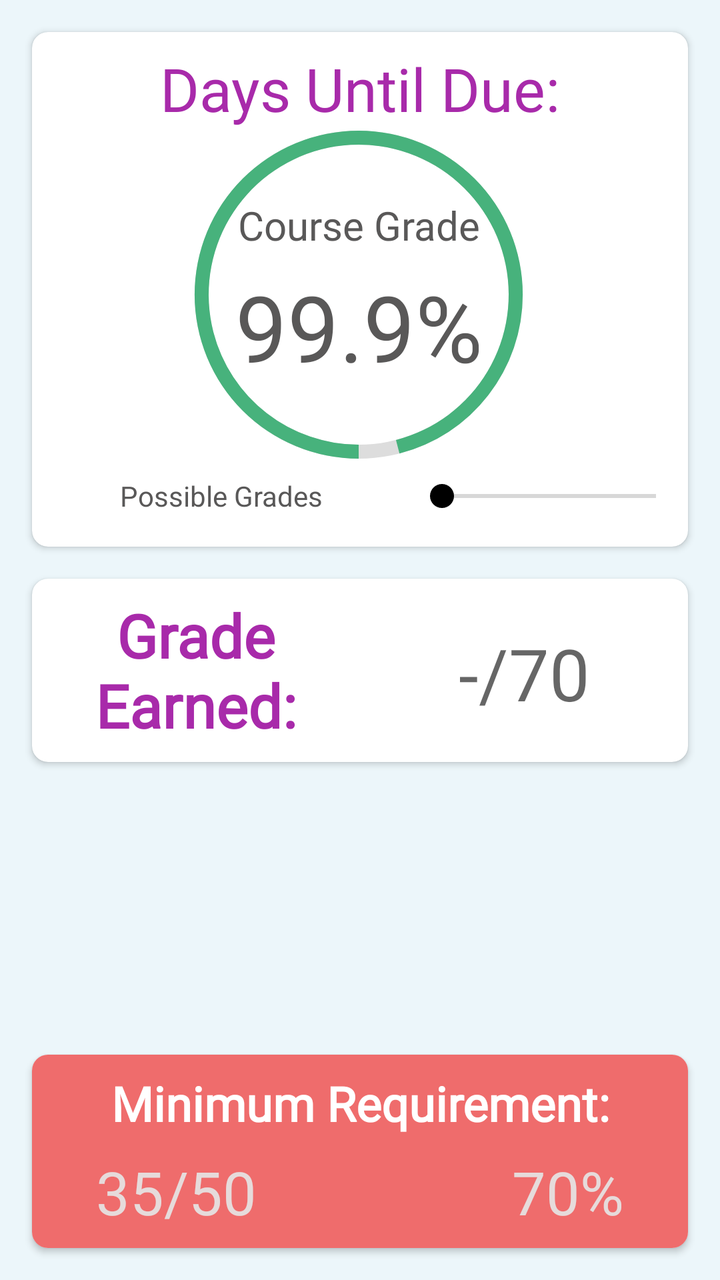
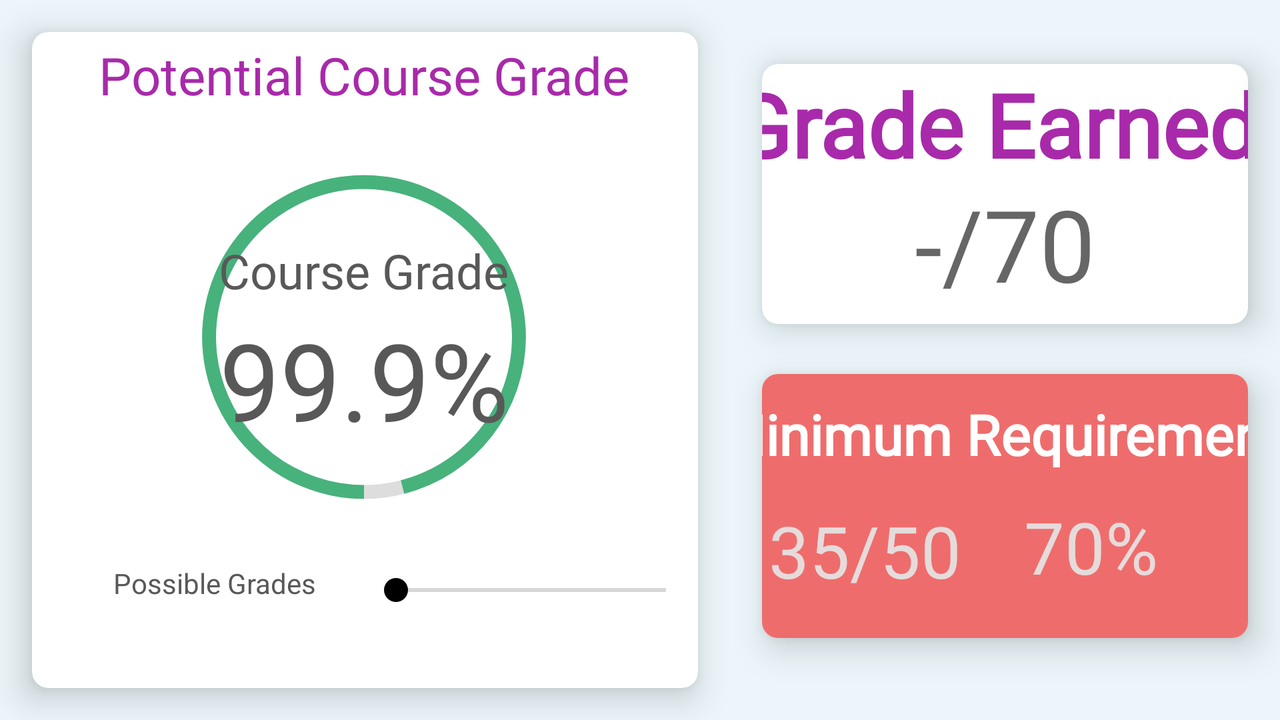

One screen, two layout resources from the same app: the default and the repository's alternative for another configuration. Each is rendered where Android would select it; the XML of both is given below.
<!-- AndroidManifest.xml: application theme Theme.GradeTracker -->
<!-- res/layout/fragment_grade.xml -->
<?xml version="1.0" encoding="utf-8"?>
<layout xmlns:android="http://schemas.android.com/apk/res/android"
    xmlns:app="http://schemas.android.com/apk/res-auto"
    xmlns:tools="http://schemas.android.com/tools">

    <data>

    </data>

    <androidx.constraintlayout.widget.ConstraintLayout
        style="@style/Theme.GradeTracker.Background"
        android:layout_width="match_parent"
        android:layout_height="match_parent"
        android:elevation="6dp"
        tools:context=".ui.grade.GradeFragment">

        <androidx.constraintlayout.widget.Guideline
            android:id="@+id/guideline11"
            android:layout_width="wrap_content"
            android:layout_height="wrap_content"
            android:orientation="vertical"
            app:layout_constraintGuide_begin="205dp" />

        <androidx.cardview.widget.CardView
            android:id="@+id/cardView2"
            android:layout_width="0dp"
            android:layout_height="wrap_content"
            android:layout_margin="16dp"
            android:theme="@style/Theme.GradeTracker.CardView"
            app:cardCornerRadius="8dp"
            app:layout_constraintEnd_toEndOf="parent"
            app:layout_constraintStart_toStartOf="parent"
            app:layout_constraintTop_toTopOf="parent">

            <androidx.constraintlayout.widget.ConstraintLayout
                android:layout_width="match_parent"
                android:layout_height="wrap_content">

                <ProgressBar
                    android:id="@+id/grade_total_progress"
                    android:layout_width="150dp"
                    android:layout_height="150dp"
                    android:layout_marginTop="8dp"
                    android:background="@android:color/transparent"
                    android:indeterminateOnly="false"
                    android:progress="96"
                    android:progressDrawable="@drawable/circular_progress"
                    android:scaleX="1.5"
                    android:scaleY="1.5"
                    app:layout_constraintEnd_toEndOf="parent"
                    app:layout_constraintHorizontal_bias="0.496"
                    app:layout_constraintStart_toStartOf="parent"
                    app:layout_constraintTop_toBottomOf="@+id/grade_due_label" />

                <TextView
                    android:id="@+id/grade_total_number_label"
                    android:layout_width="125dp"
                    android:layout_height="75dp"
                    android:layout_marginTop="32dp"
                    android:autoSizeMaxTextSize="56dp"
                    android:autoSizeMinTextSize="16dp"
                    android:autoSizeStepGranularity="2dp"
                    android:autoSizeTextType="uniform"
                    android:background="@android:color/transparent"
                    android:fontFamily="@font/patrickhand"
                    android:gravity="center"
                    android:textAppearance="@style/Theme.GradeTracker.Text.Style2"
                    android:textSize="56sp"
                    app:layout_constraintBottom_toBottomOf="@+id/grade_total_progress"
                    app:layout_constraintEnd_toEndOf="@+id/grade_total_progress"
                    app:layout_constraintStart_toStartOf="@+id/grade_total_progress"
                    app:layout_constraintTop_toTopOf="@+id/grade_total_progress"
                    tools:text="99.9%" />

                <TextView
                    android:id="@+id/grade_total_label"
                    android:layout_width="wrap_content"
                    android:layout_height="wrap_content"
                    android:background="@android:color/transparent"
                    android:fontFamily="@font/patrickhand"
                    android:text="@string/course_grade"
                    android:textAppearance="@style/Theme.GradeTracker.Text.Style2"
                    android:textSize="20sp"
                    app:layout_constraintBottom_toTopOf="@+id/grade_total_number_label"
                    app:layout_constraintEnd_toEndOf="@+id/grade_total_progress"
                    app:layout_constraintHorizontal_bias="0.502"
                    app:layout_constraintStart_toStartOf="@+id/grade_total_progress" />

                <TextView
                    android:id="@+id/grade_due_label"
                    android:layout_width="wrap_content"
                    android:layout_height="wrap_content"
                    android:layout_gravity="center_horizontal"
                    android:layout_marginTop="8dp"
                    android:background="@android:color/transparent"
                    android:fontFamily="@font/baloo"
                    android:text="@string/days_until_due"
                    android:textAppearance="@style/Theme.GradeTracker.Text.Style1"
                    android:textSize="30sp"
                    app:layout_constraintEnd_toEndOf="parent"
                    app:layout_constraintStart_toStartOf="parent"
                    app:layout_constraintTop_toTopOf="parent" />

                <TextView
                    android:id="@+id/grade_possible_label"
                    android:layout_width="wrap_content"
                    android:layout_height="wrap_content"
                    android:layout_marginTop="16dp"
                    android:layout_marginBottom="16dp"
                    android:background="@android:color/transparent"
                    android:text="@string/possible_grades"
                    android:textAppearance="@style/Theme.GradeTracker.Text.Style2"
                    android:textSize="14sp"
                    app:layout_constraintBottom_toBottomOf="parent"
                    app:layout_constraintEnd_toStartOf="@+id/grade_seekBar"
                    app:layout_constraintStart_toStartOf="parent"
                    app:layout_constraintTop_toBottomOf="@+id/grade_total_progress" />

                <SeekBar
                    android:id="@+id/grade_seekBar"
                    android:layout_width="0dp"
                    android:layout_height="wrap_content"
                    android:layout_marginTop="16dp"
                    android:layout_marginBottom="16dp"
                    android:background="@android:color/transparent"
                    android:max="100"
                    app:layout_constraintBottom_toBottomOf="parent"
                    app:layout_constraintEnd_toEndOf="parent"
                    app:layout_constraintStart_toStartOf="@+id/guideline13"
                    app:layout_constraintTop_toBottomOf="@+id/grade_total_progress" />

                <androidx.constraintlayout.widget.Guideline
                    android:id="@+id/guideline13"
                    android:layout_width="wrap_content"
                    android:layout_height="wrap_content"
                    android:orientation="vertical"
                    app:layout_constraintGuide_begin="189dp" />

            </androidx.constraintlayout.widget.ConstraintLayout>

        </androidx.cardview.widget.CardView>

        <androidx.cardview.widget.CardView
            android:id="@+id/cardView6"
            android:layout_width="0dp"
            android:layout_height="wrap_content"
            android:layout_margin="16dp"
            android:theme="@style/Theme.GradeTracker.CardView"
            app:cardCornerRadius="8dp"
            app:layout_constraintEnd_toEndOf="parent"
            app:layout_constraintStart_toStartOf="parent"
            app:layout_constraintTop_toBottomOf="@+id/cardView2">

            <LinearLayout
                android:layout_width="match_parent"
                android:layout_height="match_parent"
                android:orientation="horizontal">

                <TextView
                    android:id="@+id/grade_earned_label"
                    android:layout_width="match_parent"
                    android:layout_height="match_parent"
                    android:layout_gravity="center"
                    android:layout_weight="1"
                    android:fontFamily="@font/patrickhand"
                    android:gravity="center"
                    android:text="@string/grade_earned"
                    android:textAppearance="@style/Theme.GradeTracker.Text.Style1"
                    android:textSize="30sp"
                    android:textStyle="bold"
                    app:layout_constraintEnd_toEndOf="parent"
                    app:layout_constraintStart_toStartOf="parent"
                    app:layout_constraintTop_toTopOf="parent" />

                <EditText
                    android:id="@+id/grade_earned_input"
                    android:layout_width="match_parent"
                    android:layout_height="match_parent"
                    android:layout_gravity="center"
                    android:layout_weight="1"
                    android:autofillHints="Grade Achieved"
                    android:fontFamily="@font/patrickhand"
                    android:gravity="center"
                    android:hint="@string/grade_hint"
                    android:inputType="number"
                    android:maxLength="3"
                    android:textSize="36sp"
                    app:layout_constraintEnd_toEndOf="parent"
                    app:layout_constraintStart_toStartOf="parent"
                    app:layout_constraintTop_toBottomOf="@+id/grade_earned_label" />
            </LinearLayout>

        </androidx.cardview.widget.CardView>

        <androidx.cardview.widget.CardView
            android:id="@+id/cardView5"
            android:layout_width="0dp"
            android:layout_height="wrap_content"
            android:layout_margin="16dp"
            android:theme="@style/Theme.GradeTracker.CardView"
            app:cardCornerRadius="8dp"
            app:layout_constraintBottom_toBottomOf="parent"
            app:layout_constraintEnd_toEndOf="parent"
            app:layout_constraintStart_toStartOf="parent">

            <androidx.constraintlayout.widget.ConstraintLayout
                android:layout_width="match_parent"
                android:layout_height="match_parent"
                android:background="#EF6C6C"
                android:backgroundTint="#EF6C6C">

                <TextView
                    android:id="@+id/grade_percentage_label"
                    android:layout_width="wrap_content"
                    android:layout_height="wrap_content"
                    android:layout_marginEnd="32dp"
                    android:background="@android:color/transparent"
                    android:fontFamily="@font/patrickhand"
                    android:textAppearance="@style/Theme.GradeTracker.Text.Style2"
                    android:textColor="#E6DBDB"
                    android:textSize="30sp"
                    app:layout_constraintEnd_toEndOf="parent"
                    app:layout_constraintTop_toBottomOf="@+id/grade_requirement_label"
                    tools:text="70%" />

                <TextView
                    android:id="@+id/grade_requirement_label"
                    android:layout_width="wrap_content"
                    android:layout_height="wrap_content"
                    android:background="@android:color/transparent"
                    android:fontFamily="@font/patrickhand"
                    android:gravity="center"
                    android:padding="8dp"
                    android:text="@string/minimum_requirement"
                    android:textAppearance="@style/Theme.GradeTracker.Text.Style1"
                    android:textColor="#FFFFFF"
                    android:textSize="24sp"
                    android:textStyle="bold"
                    app:layout_constraintEnd_toEndOf="parent"
                    app:layout_constraintStart_toStartOf="parent"
                    app:layout_constraintTop_toTopOf="parent" />

                <TextView
                    android:id="@+id/grade_fraction_label"
                    android:layout_width="wrap_content"
                    android:layout_height="wrap_content"
                    android:layout_marginStart="32dp"
                    android:layout_marginBottom="8dp"
                    android:background="@android:color/transparent"
                    android:fontFamily="@font/patrickhand"
                    android:textAppearance="@style/Theme.GradeTracker.Text.Style2"
                    android:textColor="#E6DBDB"
                    android:textSize="30sp"
                    app:layout_constraintBottom_toBottomOf="parent"
                    app:layout_constraintStart_toStartOf="parent"
                    app:layout_constraintTop_toBottomOf="@+id/grade_requirement_label"
                    tools:text="35/50" />
            </androidx.constraintlayout.widget.ConstraintLayout>

        </androidx.cardview.widget.CardView>

    </androidx.constraintlayout.widget.ConstraintLayout>
</layout>
<!-- resources referenced by this layout -->
<resources>
  <!-- drawable circular_progress (drawable) -->
  <?xml version="1.0" encoding="utf-8"?>
  <layer-list xmlns:android="http://schemas.android.com/apk/res/android">
      <item>
          <shape
              android:shape="ring"
              android:thicknessRatio="32"
              android:useLevel="false">
              <solid android:color="#DDD"/>
          </shape>
      </item>
      <item>
          <rotate
              android:fromDegrees="90"
              android:toDegrees="90">
              <shape
                  android:shape="ring"
                  android:thicknessRatio="32"
                  android:useLevel="true">
                  <solid android:color="#47b27c"/>
              </shape>
          </rotate>
      </item>
  </layer-list>
  <string name="course_grade">Course Grade</string>
  <string name="days_until_due">Days Until Due:</string>
  <string name="grade_earned">Grade Earned:</string>
  <string name="grade_hint">-/70</string>
  <string name="minimum_requirement">Minimum Requirement:</string>
  <string name="possible_grades">Possible Grades</string>
  <style name="Theme.GradeTracker.Background">
          <item name="android:background">#ecf6fa</item>
      </style>
  <style name="Theme.GradeTracker.CardView" parent="Widget.MaterialComponents.CardView">
          <item name="android:backgroundTint">#FFFFFF</item>
      </style>
  <style name="Theme.GradeTracker.Text.Style1" parent="TextAppearance.AppCompat.Display1">
          <item name="android:textColor">#a82aaa</item>
          <item name="android:textColorPrimary">#a82aaa</item>
      </style>
  <style name="Theme.GradeTracker.Text.Style2" parent="TextAppearance.AppCompat.Large">
          <item name="android:textColor">#595858</item>
          <item name="android:textColorPrimary">#595858</item>
      </style>
  <style name="Theme.GradeTracker" parent="Theme.MaterialComponents.DayNight.DarkActionBar">
          
          <item name="colorPrimary">#EF6C6C</item>
          <item name="colorPrimaryVariant">#EF6C6C</item>
          <item name="colorOnPrimary">@color/white</item>
          
          <item name="colorSecondary">@color/black</item>
          <item name="colorSecondaryVariant">@color/black</item>
          <item name="colorOnSecondary">@color/black</item>
          
          <item name="android:statusBarColor" tools:targetApi="l">#2D2E30</item>
      </style>
  <color name="white">#FFFFFFFF</color>
  <color name="black">#FF000000</color>
</resources>
<!-- res/layout-land/fragment_grade.xml (the repository's variant of the layout above) -->
<!-- drawn on the phone turned sideways -->
<?xml version="1.0" encoding="utf-8"?>
<layout xmlns:android="http://schemas.android.com/apk/res/android"
    xmlns:app="http://schemas.android.com/apk/res-auto"
    xmlns:tools="http://schemas.android.com/tools">

    <data>

    </data>

    <androidx.constraintlayout.widget.ConstraintLayout
        style="@style/Theme.GradeTracker.Background"
        android:layout_width="match_parent"
        android:layout_height="match_parent"
        android:elevation="6dp"
        tools:context=".ui.grade.GradeFragment">

        <androidx.constraintlayout.widget.Guideline
            android:id="@+id/guideline11"
            android:layout_width="wrap_content"
            android:layout_height="wrap_content"
            android:orientation="vertical"
            app:layout_constraintGuide_begin="365dp" />

        <androidx.cardview.widget.CardView
            android:id="@+id/cardView2"
            android:layout_width="0dp"
            android:layout_height="0dp"
            android:layout_margin="16dp"
            android:theme="@style/Theme.GradeTracker.CardView"
            app:cardCornerRadius="8dp"
            app:cardElevation="10dp"
            app:layout_constraintBottom_toBottomOf="parent"
            app:layout_constraintEnd_toStartOf="@+id/guideline11"
            app:layout_constraintStart_toStartOf="parent"
            app:layout_constraintTop_toTopOf="parent">

            <androidx.constraintlayout.widget.ConstraintLayout
                android:layout_width="match_parent"
                android:layout_height="match_parent">

                <ProgressBar
                    android:id="@+id/grade_total_progress"
                    android:layout_width="222dp"
                    android:layout_height="203dp"
                    android:layout_marginStart="8dp"
                    android:layout_marginTop="12dp"
                    android:layout_marginEnd="8dp"
                    android:indeterminateOnly="false"
                    android:progress="96"
                    android:progressDrawable="@drawable/circular_progress"
                    app:layout_constraintBottom_toBottomOf="parent"
                    app:layout_constraintEnd_toEndOf="parent"
                    app:layout_constraintHorizontal_bias="0.494"
                    app:layout_constraintStart_toStartOf="parent"
                    app:layout_constraintTop_toBottomOf="@+id/grade_title_label"
                    app:layout_constraintVertical_bias="0.0" />

                <TextView
                    android:id="@+id/grade_total_number_label"
                    android:layout_width="146dp"
                    android:layout_height="77dp"
                    android:autoSizeMaxTextSize="128dp"
                    android:autoSizeMinTextSize="16dp"
                    android:autoSizeStepGranularity="2dp"
                    android:autoSizeTextType="uniform"
                    android:background="@android:color/transparent"
                    android:fontFamily="@font/patrickhand"
                    android:gravity="center"
                    android:textAppearance="@style/Theme.GradeTracker.Text.Style2"
                    android:textSize="128sp"
                    app:layout_constraintBottom_toBottomOf="@+id/grade_total_progress"
                    app:layout_constraintEnd_toEndOf="@+id/grade_total_progress"
                    app:layout_constraintStart_toStartOf="@+id/grade_total_progress"
                    app:layout_constraintTop_toBottomOf="@+id/grade_total_label"
                    app:layout_constraintVertical_bias="0.0"
                    tools:text="99.9%" />

                <TextView
                    android:id="@+id/grade_total_label"
                    android:layout_width="wrap_content"
                    android:layout_height="wrap_content"
                    android:layout_marginTop="52dp"
                    android:background="@android:color/transparent"
                    android:fontFamily="@font/patrickhand"
                    android:text="@string/course_grade"
                    android:textAppearance="@style/Theme.GradeTracker.Text.Style2"
                    android:textSize="24sp"
                    app:layout_constraintEnd_toEndOf="@+id/grade_total_progress"
                    app:layout_constraintHorizontal_bias="0.497"
                    app:layout_constraintStart_toStartOf="@+id/grade_total_progress"
                    app:layout_constraintTop_toTopOf="@+id/grade_total_progress" />

                <TextView
                    android:id="@+id/grade_title_label"
                    android:layout_width="wrap_content"
                    android:layout_height="wrap_content"
                    android:layout_gravity="center_horizontal"
                    android:layout_marginTop="4dp"
                    android:fontFamily="@font/baloo"
                    android:text="@string/days_until_due"
                    android:textAppearance="@style/Theme.GradeTracker.Text.Style1"
                    android:textSize="26sp"
                    app:layout_constraintEnd_toEndOf="parent"
                    app:layout_constraintHorizontal_bias="0.491"
                    app:layout_constraintStart_toStartOf="parent"
                    app:layout_constraintTop_toTopOf="parent"
                    tools:text="Potential Course Grade" />

                <TextView
                    android:id="@+id/grade_possible_label"
                    android:layout_width="wrap_content"
                    android:layout_height="wrap_content"
                    android:layout_marginTop="12dp"
                    android:layout_marginEnd="24dp"
                    android:text="@string/possible_grades"
                    android:textAppearance="@style/Theme.GradeTracker.Text.Style2"
                    android:textSize="14sp"
                    app:layout_constraintEnd_toStartOf="@+id/grade_seekBar"
                    app:layout_constraintHorizontal_bias="1.0"
                    app:layout_constraintStart_toStartOf="parent"
                    app:layout_constraintTop_toBottomOf="@+id/grade_total_progress" />

                <SeekBar
                    android:id="@+id/grade_seekBar"
                    android:layout_width="0dp"
                    android:layout_height="wrap_content"
                    android:layout_marginTop="16dp"
                    android:max="100"
                    app:layout_constraintEnd_toEndOf="parent"
                    app:layout_constraintHorizontal_bias="0.0"
                    app:layout_constraintStart_toStartOf="@+id/guideline13"
                    app:layout_constraintTop_toBottomOf="@+id/grade_total_progress" />

                <androidx.constraintlayout.widget.Guideline
                    android:id="@+id/guideline13"
                    android:layout_width="wrap_content"
                    android:layout_height="wrap_content"
                    android:orientation="vertical"
                    app:layout_constraintGuide_begin="166dp" />

            </androidx.constraintlayout.widget.ConstraintLayout>

        </androidx.cardview.widget.CardView>

        <androidx.cardview.widget.CardView
            android:id="@+id/cardView6"
            android:layout_width="0dp"
            android:layout_height="wrap_content"
            android:layout_margin="16dp"
            android:theme="@style/Theme.GradeTracker.CardView"
            app:cardCornerRadius="8dp"
            app:cardElevation="10dp"
            app:layout_constraintEnd_toEndOf="parent"
            app:layout_constraintStart_toStartOf="@+id/guideline11"
            app:layout_constraintTop_toTopOf="@+id/cardView2">

            <LinearLayout
                android:layout_width="wrap_content"
                android:layout_height="wrap_content"
                android:layout_gravity="center"
                android:orientation="vertical">

                <TextView
                    android:id="@+id/grade_earned_label"
                    android:layout_width="320dp"
                    android:layout_height="60dp"
                    android:layout_gravity="center"
                    android:layout_weight="1"
                    android:autoSizeMaxTextSize="50sp"
                    android:autoSizeMinTextSize="12sp"
                    android:autoSizeStepGranularity="2sp"
                    android:autoSizeTextType="uniform"
                    android:fontFamily="@font/patrickhand"
                    android:gravity="center"
                    android:text="@string/grade_earned"
                    android:textAppearance="@style/Theme.GradeTracker.Text.Style1"
                    android:textSize="50sp"
                    android:textStyle="bold"
                    app:layout_constraintEnd_toEndOf="parent"
                    app:layout_constraintStart_toStartOf="parent"
                    app:layout_constraintTop_toTopOf="parent" />

                <EditText
                    android:id="@+id/grade_earned_input"
                    android:layout_width="200dp"
                    android:layout_height="70dp"
                    android:layout_gravity="center"
                    android:layout_weight="1"
                    android:autoSizeMaxTextSize="50sp"
                    android:autoSizeMinTextSize="12sp"
                    android:autoSizeStepGranularity="2sp"
                    android:autoSizeTextType="uniform"
                    android:autofillHints="Grade Achieved"
                    android:fontFamily="@font/patrickhand"
                    android:gravity="center"
                    android:hint="@string/grade_hint"
                    android:inputType="number"
                    android:maxLength="3"
                    android:textSize="50sp"
                    app:layout_constraintEnd_toEndOf="parent"
                    app:layout_constraintStart_toStartOf="parent"
                    app:layout_constraintTop_toBottomOf="@+id/grade_earned_label" />
            </LinearLayout>

        </androidx.cardview.widget.CardView>

        <androidx.cardview.widget.CardView
            android:id="@+id/cardView5"
            android:layout_width="0dp"
            android:layout_height="wrap_content"
            android:layout_margin="16dp"
            android:theme="@style/Theme.GradeTracker.CardView"
            app:cardCornerRadius="8dp"
            app:cardElevation="10dp"
            app:layout_constraintBottom_toBottomOf="@+id/cardView2"
            app:layout_constraintEnd_toEndOf="parent"
            app:layout_constraintStart_toStartOf="@+id/guideline11"
            app:layout_constraintTop_toBottomOf="@+id/cardView6">

            <androidx.constraintlayout.widget.ConstraintLayout
                android:layout_width="match_parent"
                android:layout_height="match_parent"
                android:background="#EF6C6C"
                android:backgroundTint="#EF6C6C">

                <TextView
                    android:id="@+id/grade_requirement_label"
                    android:layout_width="320dp"
                    android:layout_height="60dp"
                    android:autoSizeMaxTextSize="36sp"
                    android:autoSizeMinTextSize="12sp"
                    android:autoSizeStepGranularity="2sp"
                    android:autoSizeTextType="uniform"
                    android:fontFamily="@font/patrickhand"
                    android:gravity="center"
                    android:padding="8dp"
                    android:text="@string/minimum_requirement"
                    android:textAppearance="@style/Theme.GradeTracker.Text.Style1"
                    android:textColor="#FFFFFF"
                    android:textSize="36sp"
                    android:textStyle="bold"
                    app:layout_constraintEnd_toEndOf="parent"
                    app:layout_constraintStart_toStartOf="parent"
                    app:layout_constraintTop_toTopOf="parent" />

                <TextView
                    android:id="@+id/grade_percentage_label"
                    android:layout_width="125dp"
                    android:layout_height="60dp"
                    android:layout_marginEnd="16dp"
                    android:autoSizeMaxTextSize="36sp"
                    android:autoSizeMinTextSize="12sp"
                    android:autoSizeStepGranularity="2sp"
                    android:autoSizeTextType="uniform"
                    android:fontFamily="@font/patrickhand"
                    android:textAlignment="center"
                    android:textAppearance="@style/Theme.GradeTracker.Text.Style2"
                    android:textColor="#E6DBDB"
                    android:textSize="36sp"
                    app:layout_constraintBottom_toBottomOf="@+id/grade_fraction_label"
                    app:layout_constraintEnd_toEndOf="parent"
                    app:layout_constraintTop_toBottomOf="@+id/grade_requirement_label"
                    tools:text="70%" />

                <TextView
                    android:id="@+id/grade_fraction_label"
                    android:layout_width="125dp"
                    android:layout_height="60dp"
                    android:layout_marginTop="4dp"
                    android:layout_marginBottom="8dp"
                    android:autoSizeMaxTextSize="36sp"
                    android:autoSizeMinTextSize="12sp"
                    android:autoSizeStepGranularity="2sp"
                    android:autoSizeTextType="uniform"
                    android:fontFamily="@font/patrickhand"
                    android:textAlignment="center"
                    android:textAppearance="@style/Theme.GradeTracker.Text.Style2"
                    android:textColor="#E6DBDB"
                    android:textSize="36sp"
                    app:layout_constraintBottom_toBottomOf="parent"
                    app:layout_constraintEnd_toStartOf="@+id/grade_percentage_label"
                    app:layout_constraintStart_toStartOf="parent"
                    app:layout_constraintTop_toBottomOf="@+id/grade_requirement_label"
                    tools:text="35/50" />

            </androidx.constraintlayout.widget.ConstraintLayout>

        </androidx.cardview.widget.CardView>

    </androidx.constraintlayout.widget.ConstraintLayout>
</layout>
